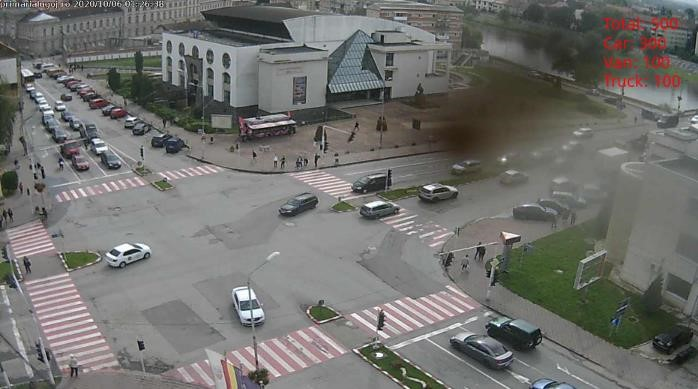
#> input picture example.jpg, 698 x 389 px
$ python -i project_test2.py   (imports and definitions only)
#> lines starting #> are read from the running program, lines starting #| are printed output that depends on the picture
#> further down, picture is the input picture: shape (389, 698, 3); mean B, G, R 109.7, 113, 112.9
import cv2
import numpy as np


video = 'traffic.mp4'
# [12 lines left out: function train_bg_subtractor, not called in this run]

def filter_mask(img):

    kernel = cv2.getStructuringElement(cv2.MORPH_ELLIPSE, (2, 2))

    # Fill any small holes
    closing = cv2.morphologyEx(img, cv2.MORPH_CLOSE, kernel)
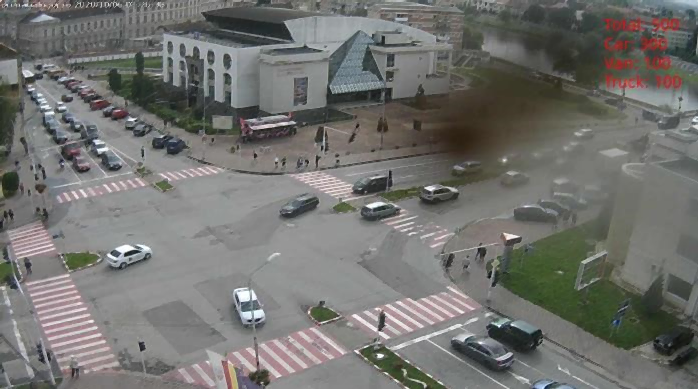
#> closing: shape (389, 698, 3); mean B, G, R 110.8, 114.1, 114.1
    # Remove noise
    opening = cv2.morphologyEx(closing, cv2.MORPH_OPEN, kernel)
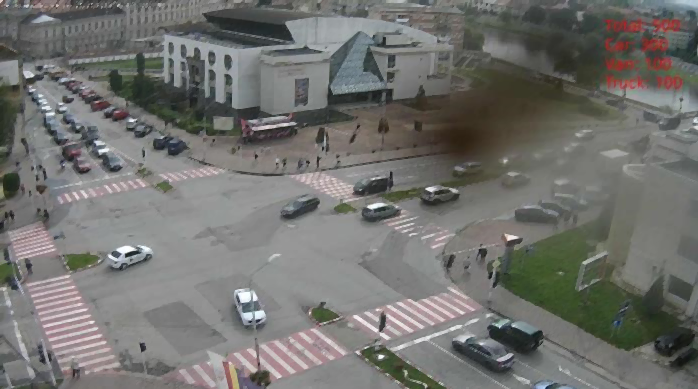
#> opening: shape (389, 698, 3); mean B, G, R 110.3, 113.6, 113.5

    # Dilate to merge adjacent blobs
    dilation = cv2.dilate(opening, kernel, iterations=1)
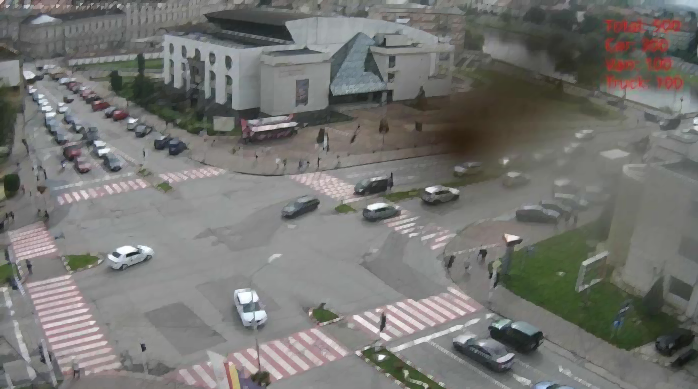
#> dilation: shape (389, 698, 3); mean B, G, R 114, 117.2, 117.3

    return dilation


# [64 lines left out: function main, not called in this run]


# ============================================================================

# [3 lines not run here, left out]

>>> import cv2
>>> picture = cv2.imread('example.jpg')
>>> result = filter_mask(picture)
